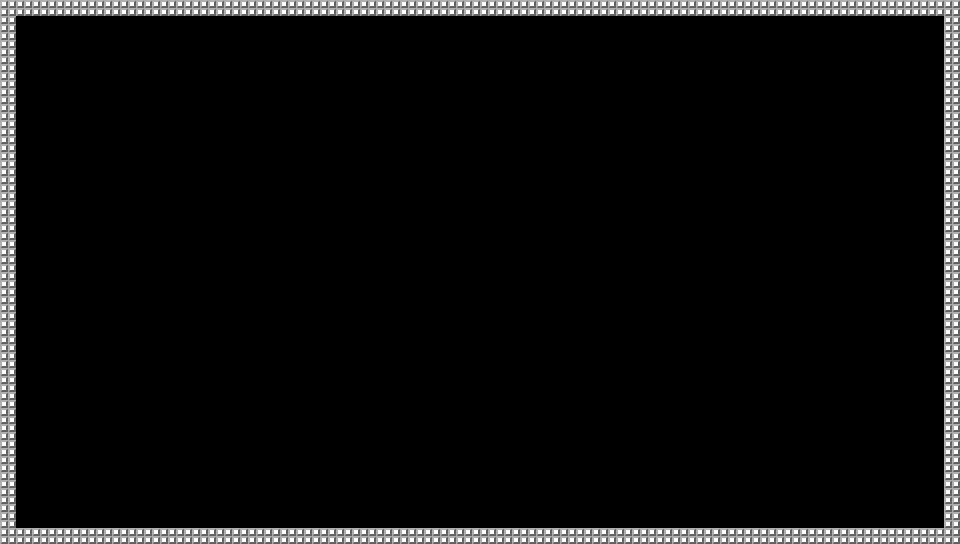

Rendered tile map (Tiled .tmx) drawn with the repository's tilesets; below, a short description and the map source with its tile grids summarised:
An orthogonal 60x34 tile map with 16x16 px tiles, 1 tile layer (blockedLayer), 1 hidden layer not drawn and 5 objects (4x power, player1).

<map version="1.0" orientation="orthogonal" renderorder="right-down" width="60" height="34" tilewidth="16" tileheight="16" nextobjectid="15">
 <tileset firstgid="1" name="battle_city" tilewidth="16" tileheight="16" tilecount="400" columns="25">
  <image source="battle_city.png" trans="000001" width="400" height="256" />
 </tileset>
 <layer name="backgroundLayer" width="60" height="34" visible="0">
  <data>[2040 cells, 2040 non-empty, 1 distinct tile ids]</data>
 </layer>
 <objectgroup name="objectsLayer" visible="0">
  <object id="6" type="power" gid="192" x="311" y="198" width="16" height="16">
   <properties>
    <property name="sprite" value="c" />
   </properties>
  </object>
  <object id="7" type="power" gid="196" x="399" y="175" width="16" height="16">
   <properties>
    <property name="sprite" value="d" />
   </properties>
  </object>
  <object id="8" type="power" gid="195" x="365" y="92" width="16" height="16">
   <properties>
    <property name="sprite" value="g" />
   </properties>
  </object>
  <object id="10" type="power" gid="194" x="145" y="148" width="16" height="16">
   <properties>
    <property name="sprite" value="a" />
   </properties>
  </object>
  <object id="14" type="player1" gid="1" x="496" y="143" width="16" height="16" />
 </objectgroup>
 <layer name="blockedLayer" width="60" height="34">
  <data>[2040 cells, 184 non-empty, 1 distinct tile ids]</data>
 </layer>
</map>